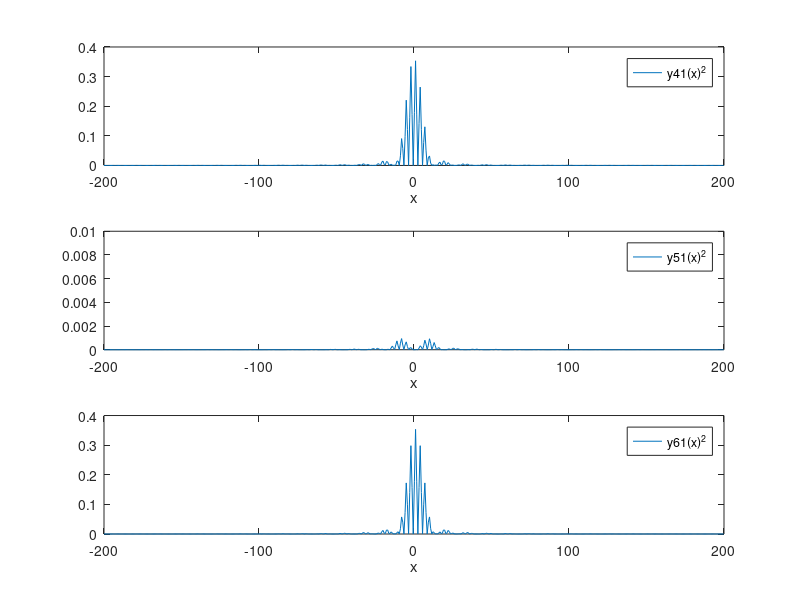

Reproduce this figure in MATLAB.
% C8COHINTS

% Graphs for demonstration of the intensity of the superposition of two waves when
% integrating over a wavelength interval.

% The medium wavelength is ?m = 2. A phase difference of ? in the x coordinate is studied
% for 0, 1/2 and 1 medium wavelength.
function C8CCOHINTS;
global Delta1 Delta2 Delta3;
x = (-200:0.75:200);

LamdaM = 2;

a1 = 0;
a2 = 0.5;
a3 = 1;


Delta1 =LamdaM * a1;
Delta2 = LamdaM * a2;
Delta3 = LamdaM * a3;

% 1. Integration over the wavelength interval from 1.85 to 2.15 for the intensity
% superposition of two of the waves, no phase difference, using ????1 = ????m*a1,
% where ?m is the medium wavelength .
nx = length(x);
for r=1:nx;
       y41(r)= quadl(@y41f,1.85,2.15,[],[],x(r));    
       y51(r)= quadl(@y51f,1.85,2.15,[],[],x(r));    
       y61(r)= quadl(@y61f,1.85,2.15,[],[],x(r)); 
end;

figure(1);
subplot(3,1,1);
plot(x,y41.^2);
axis([-200 200 0 0.4]);                  % PLOTS LIMITS                    
xlabel('x');
legend('y41(x)^2');

% 2. Integration over the wavelength interval from 1.85 to 2.15 for the intensity
% superposition of two waves, for phase difference, using ? = a2.
% The phase difference is (1/2) ?m


subplot(3,1,2);
plot(x,y51.^2);
axis([-200 200 0 0.01]);                  % PLOTS LIMITS                    
xlabel('x');
legend('y51(x)^2');

% 3. Integration over the wavelength interval from 1.85 to 2.15 for the intensity superposition
% of two waves, for phase difference, using ?3 = LamdaM*a3.
% The phase difference is 1 LamdaM

subplot(3,1,3);
plot(x,y61.^2);
axis([-200 200 0 0.4]);                  % PLOTS LIMITS                    
xlabel('x');
legend('y61(x)^2');




function Out = y41f(Lamda,x) 
global Delta1;
Out = cos(2*pi*(x-Delta1)./Lamda) + cos(2*pi*x./Lamda);

function Out = y51f(Lamda,x) 
global Delta2;
Out = cos(2*pi*(x-Delta2)./Lamda) + cos(2*pi*x./Lamda);

function Out = y61f(Lamda,x) 
global Delta3;
Out = cos(2*pi*(x-Delta3)./Lamda) + cos(2*pi*x./Lamda);
